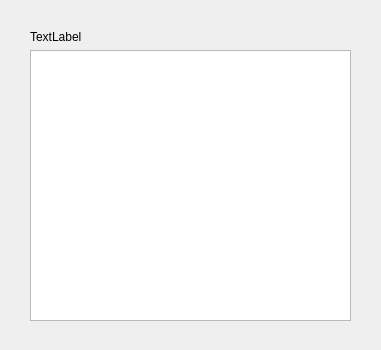
<?xml version="1.0" encoding="UTF-8"?>
<ui version="4.0">
 <class>Form</class>
 <widget class="QWidget" name="Form">
  <property name="geometry">
   <rect>
    <x>0</x>
    <y>0</y>
    <width>381</width>
    <height>350</height>
   </rect>
  </property>
  <property name="windowTitle">
   <string>About</string>
  </property>
  <widget class="QWidget" name="verticalLayoutWidget">
   <property name="geometry">
    <rect>
     <x>30</x>
     <y>30</y>
     <width>321</width>
     <height>291</height>
    </rect>
   </property>
   <layout class="QVBoxLayout" name="verticalLayout_2">
    <item>
     <widget class="QLabel" name="label">
      <property name="text">
       <string>TextLabel</string>
      </property>
     </widget>
    </item>
    <item>
     <widget class="QTextBrowser" name="textBrowser"/>
    </item>
   </layout>
  </widget>
 </widget>
 <resources/>
 <connections/>
</ui>
